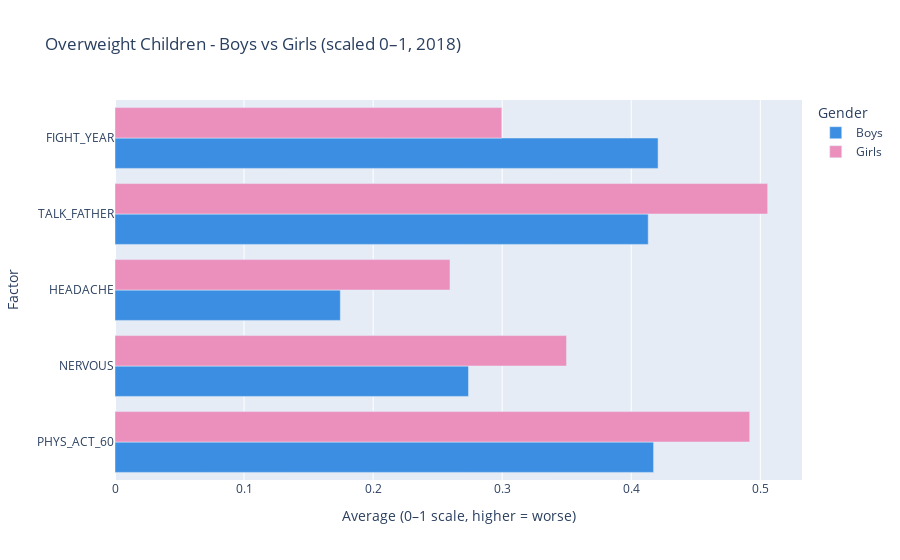

Source (notebook cell):
### Markdown cell above
### GRAPH 2
### TOP Gender behaviour differences of overweight children
Story: V jakych factors/types of behaviour se lisi kluci s nadvahou od holek s nadvahou, top chovani ktera jsou nejzajimavejsi/maji nej dopad. 

*How features selected: feature engineering/random forest, regrese a R-squared, kontrolni grafy treba v Tableau

### Code cell
## treba sort podle gender gap, jinak vylepsit

df_2018 = df[df["YEAR"] == 2018].copy()

# použijeme jen sloupce, které jsou v dictionary
factor_cols = [col for col in dict_scales if col in df_2018.columns]

# 2) normalizace všech faktorů v list_columns (0–1, s reversem kde je potřeba)
for feature in list_columns:
    max_scale = dict_scales[feature]
    reverse = feature in reverse_scales
    df_2018[feature] = normalize_feature(df_2018[feature], max_scale, reverse)

# 3) narrowing df to year=2018, overweight=1  ➜ teď už z normalizovaných dat
df_h = df_2018[df_2018["OVERWEIGHT"] == 1].copy()

# 4) specifying 2 groups within the new df - sex: 1 boys, 2 girls
df_h = df_h.groupby("SEX", as_index=False)[list_columns].mean()

# 5) wide -> long
df_sex_long = df_h.melt(
    id_vars=["SEX"],
    value_vars=list_columns,
    var_name="FEATURE",
    value_name="VALUE"
)

# 6) SEX čísla → text
sex_map = {1: "Boys", 2: "Girls"}
df_sex_long["SEX_STRING"] = df_sex_long["SEX"].map(sex_map)

# 7) gender gap pro každý faktor (Girls − Boys)
gap_table = (
    df_sex_long
    .groupby(["FEATURE", "SEX_STRING"])["VALUE"]
    .mean()
    .unstack("SEX_STRING")
)

gap_table["GIRLS_MINUS_BOYS"] = gap_table["Girls"] - gap_table["Boys"]
gap_table["ABS_GAP"] = gap_table["GIRLS_MINUS_BOYS"].abs()

# 8) TOP 5 faktorů
top5_features = (
    gap_table
    .sort_values("ABS_GAP", ascending=False)
    .head(5)
    .index
    .tolist()
)

print("TOP 5 faktorů pro graf 2:", top5_features)

df_top5 = df_sex_long[df_sex_long["FEATURE"].isin(top5_features)].copy()

feature_order = (
    gap_table.loc[top5_features, "ABS_GAP"]
    .sort_values(ascending=False)
    .index
    .tolist()
)

colors = {"Girls": "#eb8fbd", "Boys": "#3b8ee1"}

fig_horizontal_barchart = px.bar(
    df_top5,
    x="VALUE",
    y="FEATURE",
    color="SEX_STRING",
    orientation="h",
    barmode="group",
    category_orders={
        "FEATURE": feature_order,
        "SEX_STRING": ["Boys", "Girls"]
    },
    color_discrete_map=colors,
    title="Overweight Children - Boys vs Girls (scaled 0–1, 2018)"
)

fig_horizontal_barchart.update_layout(
    xaxis_title="Average (0–1 scale, higher = worse)",
    yaxis_title="Factor",
    legend_title="Gender"
)

fig_horizontal_barchart.show()

### Figure 1 — Plotly figure (JSON) as saved in the notebook; plotly's stock layout.template omitted (floating-point values rounded to 4 significant figures)
{"data": [{"alignmentgroup": "True", "hovertemplate": "SEX_STRING=Boys<br>VALUE=%{x}<br>FEATURE=%{y}<extra></extra>", "legendgroup": "Boys", "marker": {"color": "#3b8ee1", "pattern": {"shape": ""}}, "name": "Boys", "offsetgroup": "Boys", "orientation": "h", "showlegend": true, "textposition": "auto", "type": "bar", "x": [0.4173, 0.2739, 0.4132, 0.4208, 0.1746], "xaxis": "x", "y": ["PHYS_ACT_60", "NERVOUS", "TALK_FATHER", "FIGHT_YEAR", "HEADACHE"], "yaxis": "y"}, {"alignmentgroup": "True", "hovertemplate": "SEX_STRING=Girls<br>VALUE=%{x}<br>FEATURE=%{y}<extra></extra>", "legendgroup": "Girls", "marker": {"color": "#eb8fbd", "pattern": {"shape": ""}}, "name": "Girls", "offsetgroup": "Girls", "orientation": "h", "showlegend": true, "textposition": "auto", "type": "bar", "x": [0.4918, 0.3499, 0.5057, 0.2997, 0.2596], "xaxis": "x", "y": ["PHYS_ACT_60", "NERVOUS", "TALK_FATHER", "FIGHT_YEAR", "HEADACHE"], "yaxis": "y"}], "layout": {"barmode": "group", "legend": {"title": {"text": "Gender"}, "tracegroupgap": 0}, "title": {"text": "Overweight Children - Boys vs Girls (scaled 0–1, 2018)"}, "xaxis": {"anchor": "y", "domain": [0, 1], "title": {"text": "Average (0–1 scale, higher = worse)"}}, "yaxis": {"anchor": "x", "categoryarray": ["PHYS_ACT_60", "NERVOUS", "HEADACHE", "TALK_FATHER", "FIGHT_YEAR"], "categoryorder": "array", "domain": [0, 1], "title": {"text": "Factor"}}}}
